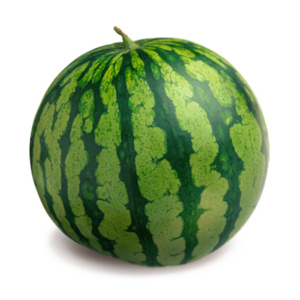
%> input picture LabExercise 9/w1.jpg, 300 x 300 px
$ octave lab9ex2.m   (GNU Octave 9; MATLAB toolbox functions it lacks are replaced by stand-ins)
%> lines starting %> are read from the running program, lines starting %| are printed output that depends on the picture; in (x1, y1, x2, y2) boxes, pixels count from 0 and x2, y2 are one past the last pixel; in counts of white or black regions, pixels touching at a corner belong together; the program's own positions count from 1
b=imread('w1.jpg');
%> b is the input picture: size 300x300x3 uint8; mean R, G, B 167.9, 186.1, 154.8
d=imread('w2.jpg');
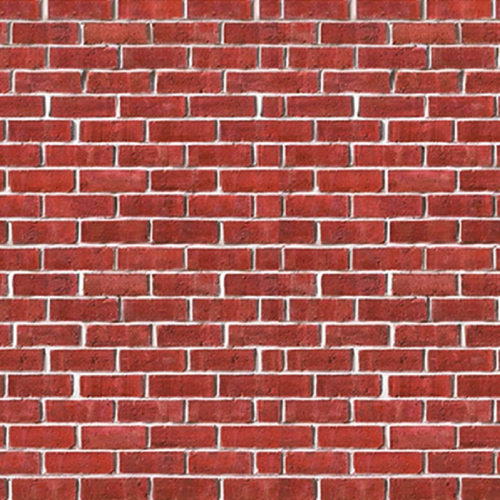
%> input picture LabExercise 9/w2.jpg, 500 x 500 px
%> d is the input picture: size 500x500x3 uint8; mean R, G, B 169.1, 89.3, 82.3
q=imread('w3.jpg');
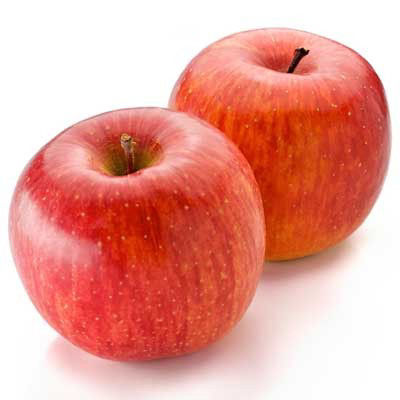
%> input picture LabExercise 9/w3.jpg, 400 x 400 px
%> q is the input picture: size 400x400x3 uint8; mean R, G, B 231.6, 159.8, 149.8

b=rgb2gray(b);
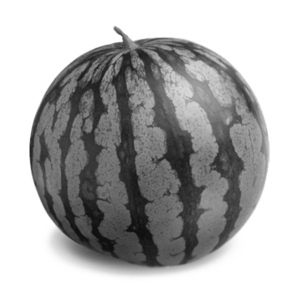
%> b: size 300x300 uint8; min 13, max 255, mean 177.1
d=rgb2gray(d);
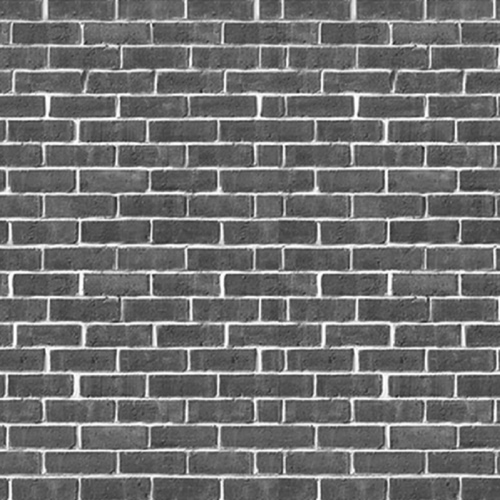
%> d: size 500x500 uint8; min 26, max 255, mean 112.3
q=rgb2gray(q);
%> q: size 400x400 uint8

f=imnoise(q,'gaussian');
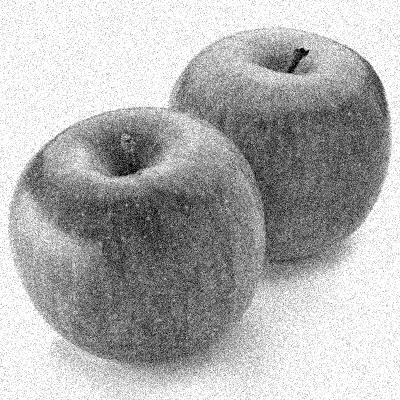
%> f: size 400x400 uint8; min 0, max 255, mean 176.5

figure,
subplot(3,3,1),imshow(q,'InitialMagnification','fit');title('Original')
subplot(3,3,2),imshow(edge(q,'Prewitt'),'InitialMagnification','fit');title('Prewitt');
%> after `imshow(edge(q,'Prewitt'),'InitialMagnification','fit')`:
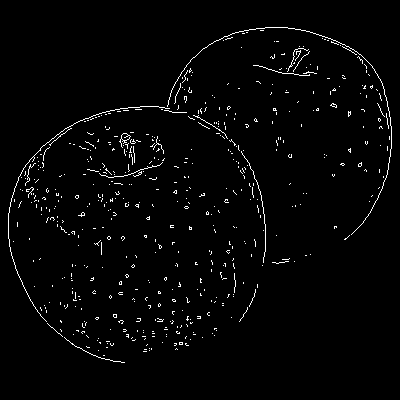
%> displayed picture: size 400x400 logical; 2.1% white in thin lines or dots, all inside (x1, y1, x2, y2) = (8, 27, 392, 363)
subplot(3,3,3),imshow(edge(q,'Canny'),'InitialMagnification','fit');title('Canny');

subplot(3,3,4),imshow(f,'InitialMagnification','fit');title('Original')
subplot(3,3,5),imshow(edge(f,'Prewitt'),'InitialMagnification','fit');title('Prewitt');
subplot(3,3,6),imshow(edge(f,'Canny'),'InitialMagnification','fit');title('Canny');

subplot(3,3,7),imshow(d,'InitialMagnification','fit');title('Original')
subplot(3,3,8),imshow(edge(d,'Prewitt'),'InitialMagnification','fit');title('Prewitt');
subplot(3,3,9),imshow(edge(d,'Canny'),'InitialMagnification','fit');title('Canny');
%> after `imshow(edge(d,'Canny'),'InitialMagnification','fit')`:
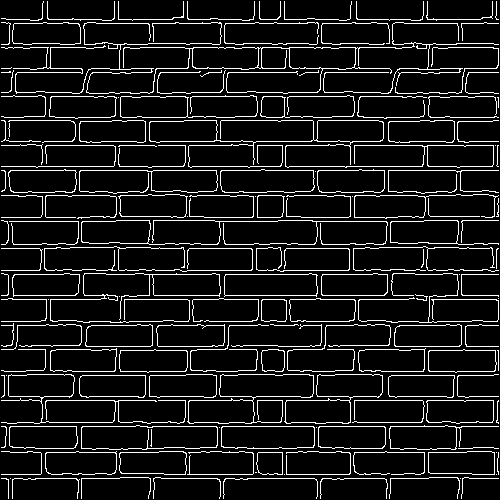
%> displayed picture: size 500x500 logical; 9.7% white in thin lines or dots
